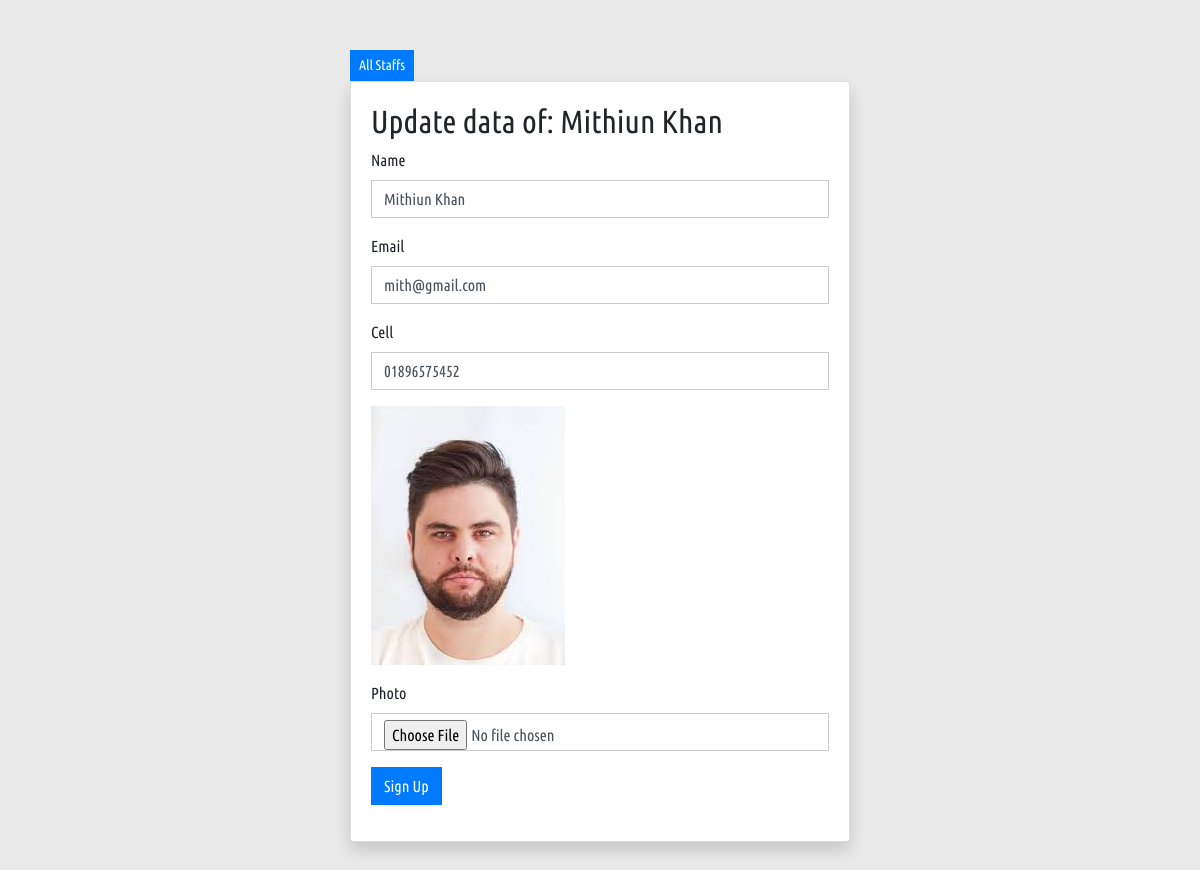
Page /staff_edit.php?id=4 on the committed database.
### tables this page shows
CREATE TABLE `staffs` (
  `id` int(10) NOT NULL,
  `name` varchar(100) NOT NULL,
  `email` varchar(100) NOT NULL,
  `cell` varchar(15) NOT NULL,
  `photo` varchar(100) NOT NULL,
  `status` varchar(20) NOT NULL DEFAULT 'active',
  `created_at` int(11) NOT NULL DEFAULT current_timestamp(),
  `updated_at` int(11) NOT NULL DEFAULT current_timestamp()
);

### app/Support/Database.php (called while the page is built, shortened)
<?php
abstract class Database
{
	private $host = 'localhost';
	private $user = 'root';
	private $pass = '';
	private $db = 'oop_crud';
	private function connection()
	{
		return $this -> connection = new mysqli($this -> host, $this -> user, $this -> pass, $this -> db);
	}
	protected function find($table, $id)
	{
		$sql = "SELECT * FROM $table WHERE id='$id'";
		$data = $this -> connection() -> query($sql);
		return $data;
	}
}

### app/Controller/Staff.php (called while the page is built, shortened)
<?php
class Staff extends Database
{
	public function singleStaff($id)
	{
		$data = $this -> find('staffs', $id);
		return $data -> fetch_assoc();
	}
}

### staff_edit.php (the view, shortened to what this page needs)
<?php
	$staff = new Staff;
	$id="";
	if ( isset($_GET['id']) ) {
		$id = $_GET['id'];
		$single_staff = $staff -> singleStaff($id);
	}
 ?>
<!DOCTYPE html>
<html lang="en">
<head>
	<link rel="stylesheet" href="assets/css/bootstrap.min.css">
	<link rel="stylesheet" href="assets/css/style.css">
	<link rel="stylesheet" href="assets/css/responsive.css">
</head>
<body>
	<div class="wrap">
		<a class="btn btn-primary btn-sm" href="staff_data.php">All Staffs</a>
		<div class="card shadow">
			<div class="card-body">
				<h2>Update data of: <?php echo $single_staff['name']; ?></h2>
				<form action="<?php echo $_SERVER['PHP_SELF'];?>?id=<?php echo $id; ?>" method="POST" enctype="multipart/form-data">
					<div class="form-group">
						<label for="">Name</label>
						<input name="name" class="form-control" value="<?php echo $single_staff['name']; ?>" type="text">
					</div>
					<div class="form-group">
						<label for="">Email</label>
						<input name="email" class="form-control" value="<?php echo $single_staff['email']; ?>" type="text">
					</div>
					<div class="form-group">
						<label for="">Cell</label>
						<input name="cell" class="form-control" value="<?php echo $single_staff['cell']; ?>" type="text">
					</div>
					<div class="form-group">
						<img src="media/img/Staff/<?php echo $single_staff['photo']; ?>" alt="">
					</div>
					<div class="form-group">
						<label for="">Photo</label>
						<input name="new_photo" class="form-control" type="file">
					</div>
					<div class="form-group">
						<input name="update" class="btn btn-primary" type="submit" value="Sign Up">
					</div>
				</form>
			</div>
		</div>
	</div>
	<br>
	<br>
	<br>
	<br>
	<br>
	<br>
</body>
</html>

### assets/css/style.css (style rules this page uses)
* { font-family: 'ubuntu'; }
body { background-color: #e9e9e9; }
.btn { border-radius: 0px !important; }
input, input:focus { border-radius: 0px !important; outline: none !important; box-shadow: none !important; border: 1px solid #ccc !important; }
input[type="submit"] { border: 1px solid transparent !important; }
.wrap { width: 500px; margin: 50px auto 0px; }

### rows in the picture
staffs: name "Mithiun Khan", email "mith@gmail.com", cell "01896575452", photo (picture)
